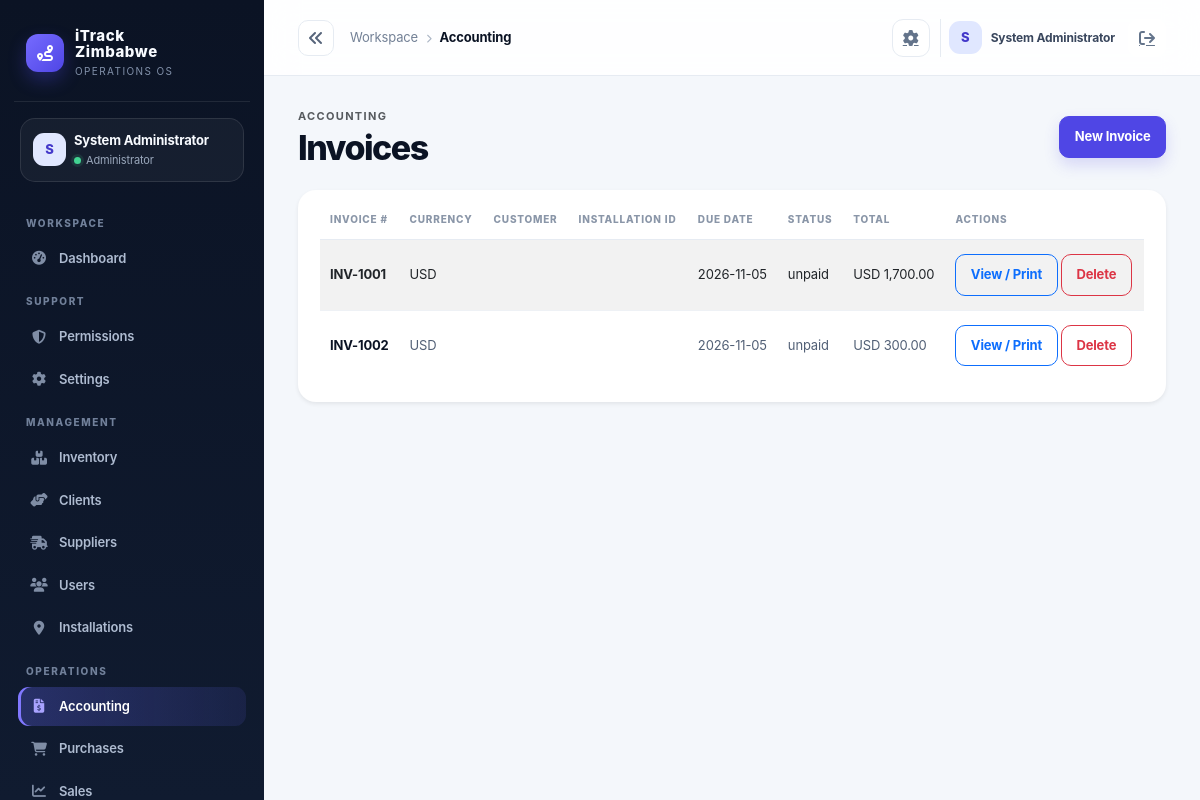
The page /index.php?controller=accounting&action=invoices (signed in) on the database its author committed.
### tables this page shows
CREATE TABLE IF NOT EXISTS invoices (
  id INT AUTO_INCREMENT PRIMARY KEY,
  sale_id INT NULL,
  installation_id INT NULL,
  invoice_number VARCHAR(150) NOT NULL UNIQUE,
  due_date DATE NOT NULL,
  status VARCHAR(50) NOT NULL DEFAULT 'unpaid',
  total_amount DECIMAL(14,2) NOT NULL DEFAULT 0.00,
  currency VARCHAR(8) NOT NULL DEFAULT 'USD',
  issue_date DATE NOT NULL DEFAULT CURRENT_DATE,
  reference_number VARCHAR(150),
  sales_person VARCHAR(150),
  customer_registered_name VARCHAR(200),
  customer_trade_name VARCHAR(200),
  customer_address TEXT,
  customer_email VARCHAR(190),
  customer_phone VARCHAR(80),
  customer_tin VARCHAR(80),
  customer_vat VARCHAR(80),
  created_at TIMESTAMP DEFAULT CURRENT_TIMESTAMP,
  FOREIGN KEY (sale_id) REFERENCES sales(id) ON DELETE CASCADE,
  FOREIGN KEY (installation_id) REFERENCES gps_devices(id) ON DELETE SET NULL
);

### app/controllers/AccountingController.php (called while the page is built, shortened)
<?php
class AccountingController extends Controller
{
    private Invoice $invoiceModel;
    public function __construct()
    {
        $this->invoiceModel = new Invoice();
    }
    public function invoices(): void
    {
        $this->view('accounting/list', [
            'title' => 'Invoices',
            'section' => 'invoices',
            'resourceName' => 'Invoice',
            'items' => $this->invoiceModel->all(),
            'columns' => [
                ['label' => 'Invoice #', 'key' => 'invoice_number'],
                ['label' => 'Currency', 'key' => 'currency'],
                ['label' => 'Customer', 'key' => 'customer_registered_name'],
                ['label' => 'Installation ID', 'key' => 'installation_id'],
                ['label' => 'Due Date', 'key' => 'due_date'],
                ['label' => 'Status', 'key' => 'status'],
                ['label' => 'Total', 'key' => 'total_amount', 'type' => 'money'],
            ],
            'createAction' => 'invoiceCreate',
            'deleteAction' => 'invoiceDelete',
        ]);
    }
}

### public/index.php (called while the page is built, shortened)
<?php
$uri = $_SERVER['REQUEST_URI'] ?? '/';
$controllerKey = $_GET['controller'] ?? null;
$actionKey = $_GET['action'] ?? null;
$route = $controllerKey ? [
    'controller' => ucfirst($controllerKey) . 'Controller',
    'action' => $actionKey ?? 'index',
] : Router::route($uri);
$actionName = $route['action'];
$controller = new $controllerName();
$controller->$actionName();

### app/core/Model.php (called while the page is built, shortened)
<?php
require_once dirname(__DIR__) . '/config/database.php';
abstract class Model
{
    protected PDO $db;
    public function __construct()
    {
        $this->db = Database::getInstance();
    }
    protected function fetchAll(string $sql, array $params = []): array
    {
        $stmt = $this->db->prepare($sql);
        $stmt->execute($params);
        return $stmt->fetchAll();
    }
    protected function execute(string $sql, array $params = []): int
    {
        $stmt = $this->db->prepare($sql);
        $stmt->execute($params);
        return $stmt->rowCount();
    }
}

### app/config/env.php (called while the page is built, shortened)
<?php
function loadEnv(): array
{
    static $loaded = null;
    if ($loaded !== null) {
        return $loaded;
    }
    $loaded = [];
    $envPath = dirname(__DIR__, 2) . '/.env';
    if (!is_readable($envPath)) {
        return $loaded;
    }
    return $loaded;
}
function env(string $key, $default = null)
{
    $vars = loadEnv();
    $value = getenv($key);
    return $value !== false ? $value : $default;
}

### app/config/app.php (called while the page is built)
<?php
require_once __DIR__ . '/env.php';
return [
    'app_name' => env('APP_NAME', 'iTrack Zimbabwe'),
    'environment' => strtolower((string) env('APP_ENV', 'development')),
    'db_driver' => strtolower((string) env('DB_DRIVER', 'auto')),
    'db_sqlite_path' => (string) env('DB_SQLITE_PATH', dirname(__DIR__, 2) . '/storage/itrack.sqlite'),
    'allow_registration' => filter_var(env('APP_ALLOW_REGISTRATION', !in_array(strtolower((string) env('APP_ENV', 'development')), ['prod', 'production'], true)), FILTER_VALIDATE_BOOLEAN),
    'session_secure' => filter_var(env('APP_SESSION_SECURE', false), FILTER_VALIDATE_BOOLEAN),
    'mail_from' => env('MAIL_FROM', 'no-reply@localhost'),
    'public_url' => rtrim((string) env('APP_PUBLIC_URL', ''), '/'),
    'debug' => filter_var(env('APP_DEBUG', false), FILTER_VALIDATE_BOOLEAN),
    'base_url' => env('APP_BASE_URL', '/itrack-zimbabwe'),
    'db' => [
        'host' => env('DB_HOST', '127.0.0.1'),
        'port' => env('DB_PORT', '3306'),
        'name' => env('DB_NAME', 'itrack_zimbabwe'),
        'user' => env('DB_USER', 'root'),
        'pass' => env('DB_PASS', ''),
    ],
    'session_name' => env('SESSION_NAME', 'itrack_session'),
    'csrf_token_name' => env('CSRF_TOKEN_NAME', 'csrf_token'),
    'upload_dir' => env('UPLOAD_DIR', dirname(__DIR__, 1) . '/uploads'),
    'openrouter_api_key' => env('OPENROUTER_API_KEY', ''),
    'openrouter_model' => env('OPENROUTER_MODEL', 'openrouter/free'),
];

### app/config/database.php (called while the page is built, shortened)
<?php
require_once dirname(__DIR__) . '/config/app.php';
class Database
{
    private static ?PDO $instance = null;
    public static function getInstance(): PDO
    {
        if (self::$instance === null) {
            $config = require dirname(__DIR__) . '/config/app.php';
            $mysqlEnabled = extension_loaded('pdo_mysql');
            if ($config['db_driver'] === 'sqlite') {
                self::$instance = self::createSqliteInstance($config);
            } elseif ($config['db_driver'] === 'mysql' || ($config['db_driver'] === 'auto' && $mysqlEnabled)) {
                try {
                    $dsn = sprintf('mysql:host=%s;port=%s;dbname=%s;charset=utf8mb4', $config['db']['host'], $config['db']['port'], $config['db']['name']);
                    self::$instance = new PDO($dsn, $config['db']['user'], $config['db']['pass'], [
                        PDO::ATTR_ERRMODE => PDO::ERRMODE_EXCEPTION,
                        PDO::ATTR_DEFAULT_FETCH_MODE => PDO::FETCH_ASSOC,
                        PDO::ATTR_EMULATE_PREPARES => false,
                    ]);
                } catch (PDOException $exception) {
                    if ($config['environment'] === 'production' || $config['db_driver'] === 'mysql') {
                        throw new RuntimeException('Unable to connect to the configured MySQL database.', 0, $exception);
                    }
                    self::$instance = self::createSqliteInstance($config);
                }
            } else {
                if ($config['environment'] === 'production' && $config['db_driver'] !== 'sqlite') {
                    throw new RuntimeException('Production requires DB_DRIVER=mysql or an explicit DB_DRIVER=sqlite configuration.');
                }
                self::$instance = self::createSqliteInstance($config);
            }
        }
        return self::$instance;
    }
}

### app/models/Invoice.php (called while the page is built, shortened)
<?php
require_once dirname(__DIR__) . '/core/Model.php';
class Invoice extends Model
{
    public function all(): array
    {
        return $this->fetchAll('SELECT i.*, c.company_name AS client_name FROM invoices i LEFT JOIN sales s ON s.id = i.sale_id LEFT JOIN clients c ON c.id = s.client_id ORDER BY i.created_at DESC');
    }
}

### app/views/accounting/list.php (the view, shortened to what this page needs)
<?php $title = $title ?? 'Accounting'; ?>
<div class="d-flex justify-content-between align-items-center mb-4">
    <div>
        <p class="text-uppercase text-muted mb-1" style="letter-spacing:.12em; font-size:11px; font-weight:700;">Accounting</p>
        <h2 class="h4 mb-0"><?= htmlspecialchars($title) ?></h2>
    </div>
    <a class="btn btn-primary" href="/index.php?controller=accounting&action=<?= htmlspecialchars($createAction ?? 'index') ?>">New <?= htmlspecialchars($resourceName ?? 'Record') ?></a>
</div>
<div class="card shadow-sm border-0">
    <div class="card-body">
        <?php if (empty($items)): ?>
            <p class="text-muted mb-0">No <?= strtolower(htmlspecialchars($resourceName ?? 'records')) ?> found yet.</p>
        <?php else: ?>
            <div class="table-responsive">
                <table class="table table-striped align-middle">
                    <thead>
                        <tr>
                            <?php foreach ($columns as $column): ?>
                                <th><?= htmlspecialchars($column['label'] ?? '') ?></th>
                            <?php endforeach; ?>
                            <th>Actions</th>
                        </tr>
                    </thead>
                    <tbody>
                        <?php foreach ($items as $item): ?>
                            <tr>
                                <?php foreach ($columns as $column): ?>
                                    <td>
                                        <?php
                                            $value = $item[$column['key']] ?? '';
                                            if (($column['type'] ?? '') === 'money') {
                                                $currency = (($section ?? '') === 'invoices') ? strtoupper((string) ($item['currency'] ?? 'USD')) . ' ' : '$';
                                                echo htmlspecialchars($currency, ENT_QUOTES, 'UTF-8') . number_format((float) $value, 2);
                                            } else {
                                                echo htmlspecialchars((string) $value);
                                            }
                                        ?>
                                    </td>
                                <?php endforeach; ?>
                                <td>
                                    <?php if (($section ?? '') === 'invoices'): ?><a class="btn btn-sm btn-outline-primary" href="/index.php?controller=accounting&amp;action=invoicePrint&amp;id=<?= (int) ($item['id'] ?? 0) ?>">View / Print</a><?php endif; ?>
                                    <a class="btn btn-sm btn-outline-danger" href="/index.php?controller=accounting&action=<?= htmlspecialchars($deleteAction ?? 'index') ?>&id=<?= (int) ($item['id'] ?? 0) ?>" data-confirm="Delete this record?">Delete</a>
                                </td>
                            </tr>
                        <?php endforeach; ?>
                    </tbody>
                </table>
            </div>
        <?php endif; ?>
    </div>
</div>

### app/views/layouts/main.php (style rules this page uses)
:root { --ink:#0b1324; --ink-2:#111d33; --muted:#738096; --line:#e6ebf2; --canvas:#f4f7fb; --card:#fff; --brand:#4f46e5; --brand-2:#6d5dfc; --mint:#13b981; --amber:#f59e0b; --danger:#e25555; --shadow:0 16px 40px rgba(15,23,42,.06); }
* { box-sizing:border-box; }
body { background:var(--canvas); color:var(--ink); margin:0; font-family:Inter,ui-sans-serif,system-ui,-apple-system,"Segoe UI",sans-serif; letter-spacing:-.01em; }
a { color:inherit; }
main h2.h4 { font-size:clamp(25px,3vw,34px); font-weight:800; letter-spacing:-.045em; line-height:1.1; }
main > .d-flex.justify-content-between { margin-bottom:24px !important; }
.card { border:1px solid var(--line); border-radius:18px; background:var(--card); box-shadow:var(--shadow); }
.card .card-body { padding:22px; }
.btn { border-radius:10px; font-weight:700; font-size:13px; padding:.63rem .9rem; }
.btn-primary { background:var(--brand); border-color:var(--brand); box-shadow:0 7px 15px rgba(79,70,229,.18); }
.table { margin:0; font-size:13px; }
.table thead th { color:#8a96a8; border-bottom:1px solid var(--line); text-transform:uppercase; letter-spacing:.08em; font-size:10px; font-weight:800; padding:0 10px 12px; white-space:nowrap; }
.table tbody td { padding:14px 10px; border-color:#eef1f5; color:#526076; vertical-align:middle; }
.table tbody tr:last-child td { border-bottom:0; }
.table tbody td:first-child { color:var(--ink); font-weight:750; }
.table-striped>tbody>tr:nth-of-type(odd)>* { --bs-table-accent-bg:#fafbfe; color:inherit; }
.table-responsive { border-radius:12px; }

### rows shown on the page
invoices: invoice_number "INV-1001", currency "USD", due_date "2026-11-05", status "unpaid", total_amount "1,700.00"
invoices: invoice_number "INV-1002", currency "USD", due_date "2026-11-05", status "unpaid", total_amount "300.00"

### other values the page prints
$initials "S"
$user['name'] "System Administrator"
$role "Administrator"
$group "WORKSPACE"
$item['label'] "Dashboard"
$group "SUPPORT"
$item['label'] "Permissions"
$item['label'] "Settings"
$group "MANAGEMENT"
$item['label'] "Inventory"
$item['label'] "Clients"
$item['label'] "Suppliers"
$item['label'] "Users"
$item['label'] "Installations"
$group "OPERATIONS"
